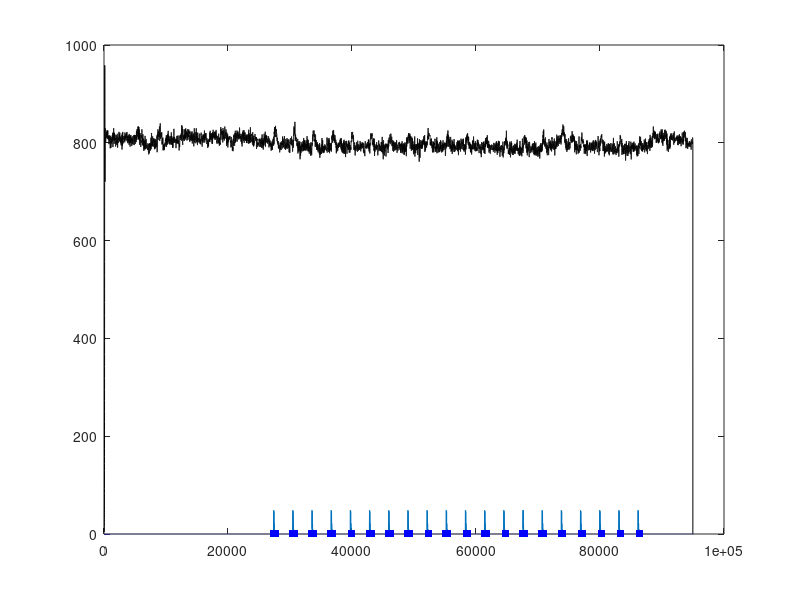

Reproduce this figure in MATLAB. (Note: this script raises an error after producing the figure.)
function FP_input_analysis()%(handles)

load('KRSY20180327rec2-180327-111655.mat')

%load('TYRN20180611rec1-180611-170409.mat')

laser = input(:);

highlaser_low = find(laser(:,1)<0.1);
highlaser_high = find(laser(:,1)>0.08);
highlaser = intersect(highlaser_high, highlaser_low);
parsed_highlaser = highlaser;

for i=2:length(highlaser)
if highlaser(i)<(highlaser(i-1)+500)
parsed_highlaser(i)=0;
else
end
end


laserdiff = diff(parsed_highlaser);
start = [1; find(laserdiff>1)+1];
stop  = [find(laserdiff>1); numel(highlaser)-1];
stimsamp(:,1) = highlaser(start);
stimsamp(:,2) = highlaser(stop); 


num_points = 0.1*ones(1,length(stimsamp));



figure; plot(Ca,'k');
hold on; plot(input);
hold on; plot(stimsamp,num_points,'sr', 'MarkerSize',5,'MarkerFaceColor', 'b', 'MarkerEdgeColor', 'none');
hold off;
test = 1;

output_dim =(stimsamp(1)-600:stimsamp(1)+900);
output = zeros(length(start),length(output_dim'));

%for KRSY20180328 rec1:
%rew = [stimsamp(3,:);stimsamp(8,:);stimsamp(10,:);stimsamp(12,:);stimsamp(14,:);stimsamp(17,:);stimsamp(22,:);stimsamp(25,:);stimsamp(29,:);stimsamp(31,:);stimsamp(34,:);stimsamp(37,:);stimsamp(41,:);stimsamp(49,:);stimsamp(51,:)]


figure; hold on;
for i=1:length(start)
baseline = mean(Ca((stimsamp(i)-300):stimsamp(i)));
output(i,:) = Ca(stimsamp(i)-600:stimsamp(i)+900)/baseline;
plot(output(i,:), 'k');
end
hold off;

%h = shadedErrorBar(output);
x = (1:size(output,2));
clf
shadedErrorBar(x,output,{@mean,@std});

mat2clip(output);

%figure; plot(Ca/baseline_toe1, 'k'); set(gca, 'Xlim', [12000 21000]); set(gca, 'Ylim', [0.9 1.1]);